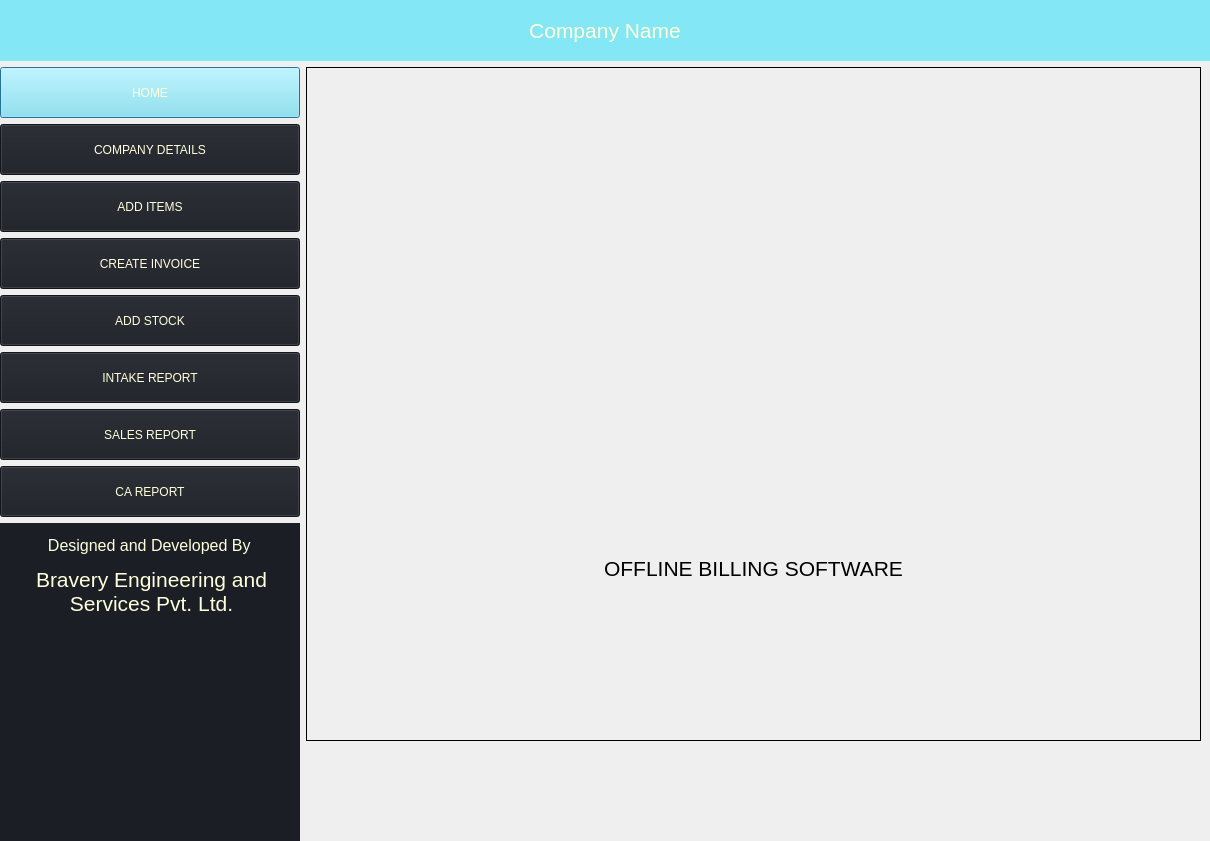
<?xml version="1.0" encoding="UTF-8"?>
<ui version="4.0">
 <class>Dialog</class>
 <widget class="QDialog" name="Dialog">
  <property name="geometry">
   <rect>
    <x>0</x>
    <y>0</y>
    <width>1210</width>
    <height>841</height>
   </rect>
  </property>
  <property name="minimumSize">
   <size>
    <width>800</width>
    <height>600</height>
   </size>
  </property>
  <property name="maximumSize">
   <size>
    <width>4096</width>
    <height>1920</height>
   </size>
  </property>
  <property name="windowTitle">
   <string>Dialog</string>
  </property>
  <layout class="QGridLayout" name="gridLayout_2">
   <property name="leftMargin">
    <number>0</number>
   </property>
   <property name="topMargin">
    <number>0</number>
   </property>
   <property name="rightMargin">
    <number>0</number>
   </property>
   <property name="bottomMargin">
    <number>0</number>
   </property>
   <item row="0" column="0" colspan="2">
    <widget class="QLabel" name="label">
     <property name="minimumSize">
      <size>
       <width>239</width>
       <height>61</height>
      </size>
     </property>
     <property name="maximumSize">
      <size>
       <width>4096</width>
       <height>61</height>
      </size>
     </property>
     <property name="styleSheet">
      <string notr="true">background-color: rgb(132, 231, 245); color: rgb(255, 255, 221)</string>
     </property>
     <property name="text">
      <string>&lt;html&gt;&lt;head/&gt;&lt;body&gt;&lt;p align=&quot;center&quot;&gt;&lt;span style=&quot; font-size:16pt;&quot;&gt;Company Name&lt;/span&gt;&lt;/p&gt;&lt;/body&gt;&lt;/html&gt;</string>
     </property>
    </widget>
   </item>
   <item row="2" column="1">
    <spacer name="verticalSpacer">
     <property name="orientation">
      <enum>Qt::Vertical</enum>
     </property>
     <property name="sizeType">
      <enum>QSizePolicy::Fixed</enum>
     </property>
     <property name="sizeHint" stdset="0">
      <size>
       <width>20</width>
       <height>100</height>
      </size>
     </property>
    </spacer>
   </item>
   <item row="1" column="0" rowspan="2">
    <widget class="QWidget" name="widget_2" native="true">
     <property name="minimumSize">
      <size>
       <width>271</width>
       <height>800</height>
      </size>
     </property>
     <property name="maximumSize">
      <size>
       <width>300</width>
       <height>1920</height>
      </size>
     </property>
     <layout class="QVBoxLayout" name="verticalLayout">
      <property name="leftMargin">
       <number>0</number>
      </property>
      <property name="topMargin">
       <number>0</number>
      </property>
      <property name="rightMargin">
       <number>0</number>
      </property>
      <property name="bottomMargin">
       <number>0</number>
      </property>
      <item>
       <widget class="QPushButton" name="homeBtn">
        <property name="minimumSize">
         <size>
          <width>239</width>
          <height>51</height>
         </size>
        </property>
        <property name="styleSheet">
         <string notr="true">background-color: rgb(132, 231, 245); color: rgb(255, 255, 221)</string>
        </property>
        <property name="text">
         <string>HOME</string>
        </property>
        <property name="icon">
         <iconset theme="home">
          <normaloff>../</normaloff>../</iconset>
        </property>
       </widget>
      </item>
      <item>
       <widget class="QPushButton" name="companyBtn">
        <property name="minimumSize">
         <size>
          <width>239</width>
          <height>51</height>
         </size>
        </property>
        <property name="styleSheet">
         <string notr="true">background-color:  rgb(27, 30, 36); color: rgb(255, 255, 221)</string>
        </property>
        <property name="text">
         <string>COMPANY DETAILS</string>
        </property>
       </widget>
      </item>
      <item>
       <widget class="QPushButton" name="addItemsBtn">
        <property name="minimumSize">
         <size>
          <width>239</width>
          <height>51</height>
         </size>
        </property>
        <property name="styleSheet">
         <string notr="true">background-color:  rgb(27, 30, 36); color: rgb(255, 255, 221)</string>
        </property>
        <property name="text">
         <string>ADD ITEMS</string>
        </property>
       </widget>
      </item>
      <item>
       <widget class="QPushButton" name="createInvoiceBtn">
        <property name="minimumSize">
         <size>
          <width>239</width>
          <height>51</height>
         </size>
        </property>
        <property name="styleSheet">
         <string notr="true">background-color:  rgb(27, 30, 36); color: rgb(255, 255, 221)</string>
        </property>
        <property name="text">
         <string>CREATE INVOICE</string>
        </property>
       </widget>
      </item>
      <item>
       <widget class="QPushButton" name="addStockBtn">
        <property name="minimumSize">
         <size>
          <width>239</width>
          <height>51</height>
         </size>
        </property>
        <property name="styleSheet">
         <string notr="true">background-color:  rgb(27, 30, 36); color: rgb(255, 255, 221)</string>
        </property>
        <property name="text">
         <string>ADD STOCK</string>
        </property>
       </widget>
      </item>
      <item>
       <widget class="QPushButton" name="stockDetailsBtn">
        <property name="minimumSize">
         <size>
          <width>239</width>
          <height>51</height>
         </size>
        </property>
        <property name="styleSheet">
         <string notr="true">background-color:  rgb(27, 30, 36); color: rgb(255, 255, 221)</string>
        </property>
        <property name="text">
         <string>INTAKE REPORT</string>
        </property>
       </widget>
      </item>
      <item>
       <widget class="QPushButton" name="salesReportBtn">
        <property name="minimumSize">
         <size>
          <width>239</width>
          <height>51</height>
         </size>
        </property>
        <property name="styleSheet">
         <string notr="true">background-color:  rgb(27, 30, 36); color: rgb(255, 255, 221)</string>
        </property>
        <property name="text">
         <string>SALES REPORT</string>
        </property>
       </widget>
      </item>
      <item>
       <widget class="QPushButton" name="caReportBtn">
        <property name="minimumSize">
         <size>
          <width>239</width>
          <height>51</height>
         </size>
        </property>
        <property name="styleSheet">
         <string notr="true">background-color:  rgb(27, 30, 36); color: rgb(255, 255, 221)</string>
        </property>
        <property name="text">
         <string>CA REPORT</string>
        </property>
       </widget>
      </item>
      <item>
       <widget class="QLabel" name="label_2">
        <property name="minimumSize">
         <size>
          <width>239</width>
          <height>200</height>
         </size>
        </property>
        <property name="maximumSize">
         <size>
          <width>16777215</width>
          <height>400</height>
         </size>
        </property>
        <property name="styleSheet">
         <string notr="true">background-color: rgb(27, 30, 36); color: rgb(255, 255, 221);padding-top:10px</string>
        </property>
        <property name="text">
         <string>&lt;html&gt;&lt;head/&gt;&lt;body&gt;&lt;p align=&quot;center&quot;&gt;&lt;span style=&quot; font-size:12pt;&quot;&gt;Designed and Developed By &lt;/span&gt;&lt;/p&gt;&lt;p align=&quot;center&quot;&gt;&lt;span style=&quot; font-size:16pt;&quot;&gt;Bravery Engineering and Services Pvt. Ltd.&lt;/span&gt;&lt;/p&gt;&lt;/body&gt;&lt;/html&gt;</string>
        </property>
        <property name="scaledContents">
         <bool>true</bool>
        </property>
        <property name="alignment">
         <set>Qt::AlignLeading|Qt::AlignLeft|Qt::AlignTop</set>
        </property>
        <property name="wordWrap">
         <bool>true</bool>
        </property>
       </widget>
      </item>
     </layout>
    </widget>
   </item>
   <item row="1" column="1">
    <widget class="QFrame" name="frame">
     <property name="styleSheet">
      <string notr="true">border: 1px solid;margin-right: 9px;</string>
     </property>
     <layout class="QVBoxLayout" name="verticalLayout_2">
      <property name="leftMargin">
       <number>9</number>
      </property>
      <property name="topMargin">
       <number>9</number>
      </property>
      <property name="rightMargin">
       <number>9</number>
      </property>
      <property name="bottomMargin">
       <number>9</number>
      </property>
      <item alignment="Qt::AlignHCenter">
       <widget class="QLabel" name="label_3">
        <property name="maximumSize">
         <size>
          <width>16777215</width>
          <height>16777215</height>
         </size>
        </property>
        <property name="styleSheet">
         <string notr="true">border:none;margin:0</string>
        </property>
        <property name="text">
         <string/>
        </property>
        <property name="pixmap">
         <pixmap>logo.jpg</pixmap>
        </property>
        <property name="scaledContents">
         <bool>true</bool>
        </property>
       </widget>
      </item>
      <item>
       <widget class="QLabel" name="label_4">
        <property name="styleSheet">
         <string notr="true">border:none;margin:0</string>
        </property>
        <property name="text">
         <string>&lt;html&gt;&lt;head/&gt;&lt;body&gt;&lt;p align=&quot;center&quot;&gt;&lt;span style=&quot; font-size:16pt;&quot;&gt;OFFLINE BILLING SOFTWARE&lt;/span&gt;&lt;/p&gt;&lt;/body&gt;&lt;/html&gt;</string>
        </property>
       </widget>
      </item>
     </layout>
    </widget>
   </item>
  </layout>
 </widget>
 <tabstops>
  <tabstop>homeBtn</tabstop>
  <tabstop>companyBtn</tabstop>
  <tabstop>addItemsBtn</tabstop>
  <tabstop>createInvoiceBtn</tabstop>
  <tabstop>addStockBtn</tabstop>
  <tabstop>stockDetailsBtn</tabstop>
  <tabstop>caReportBtn</tabstop>
 </tabstops>
 <resources>
  <include location="logo.qrc"/>
 </resources>
 <connections/>
</ui>
